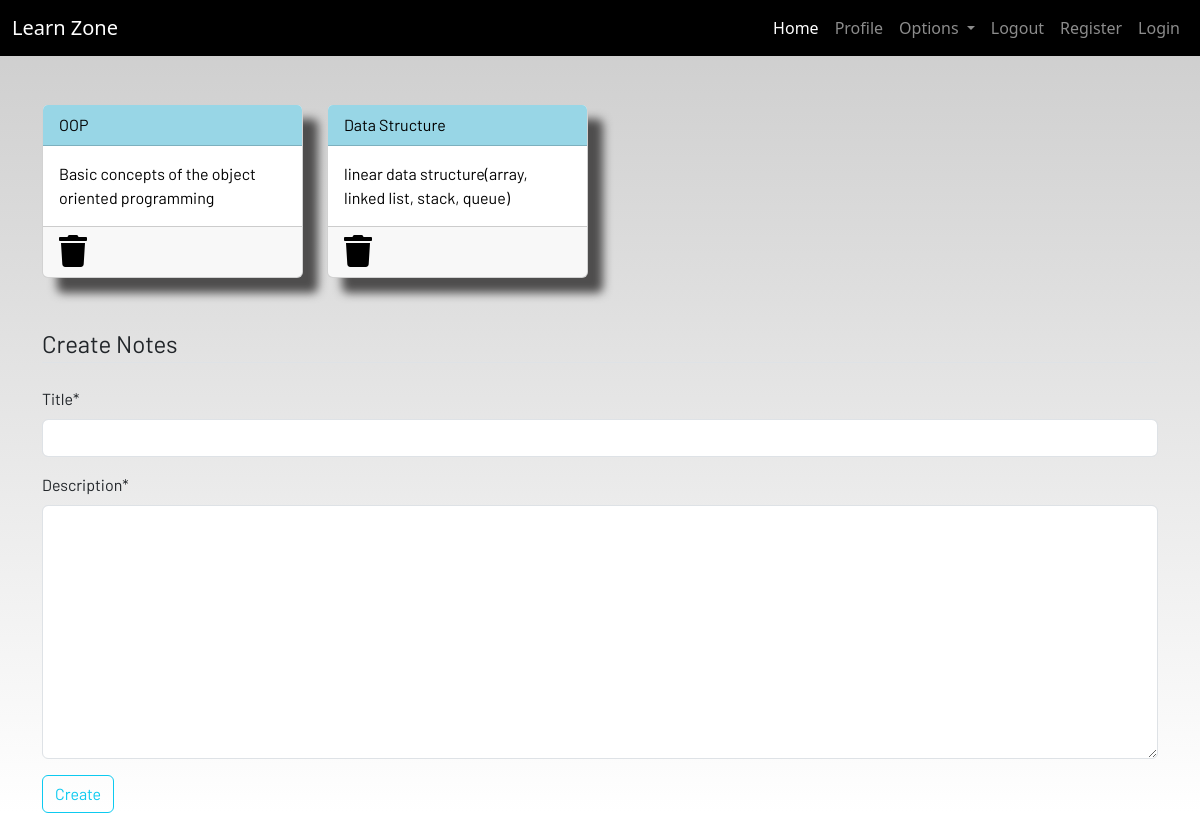
The page /notes (signed in) on the database as committed earlier.
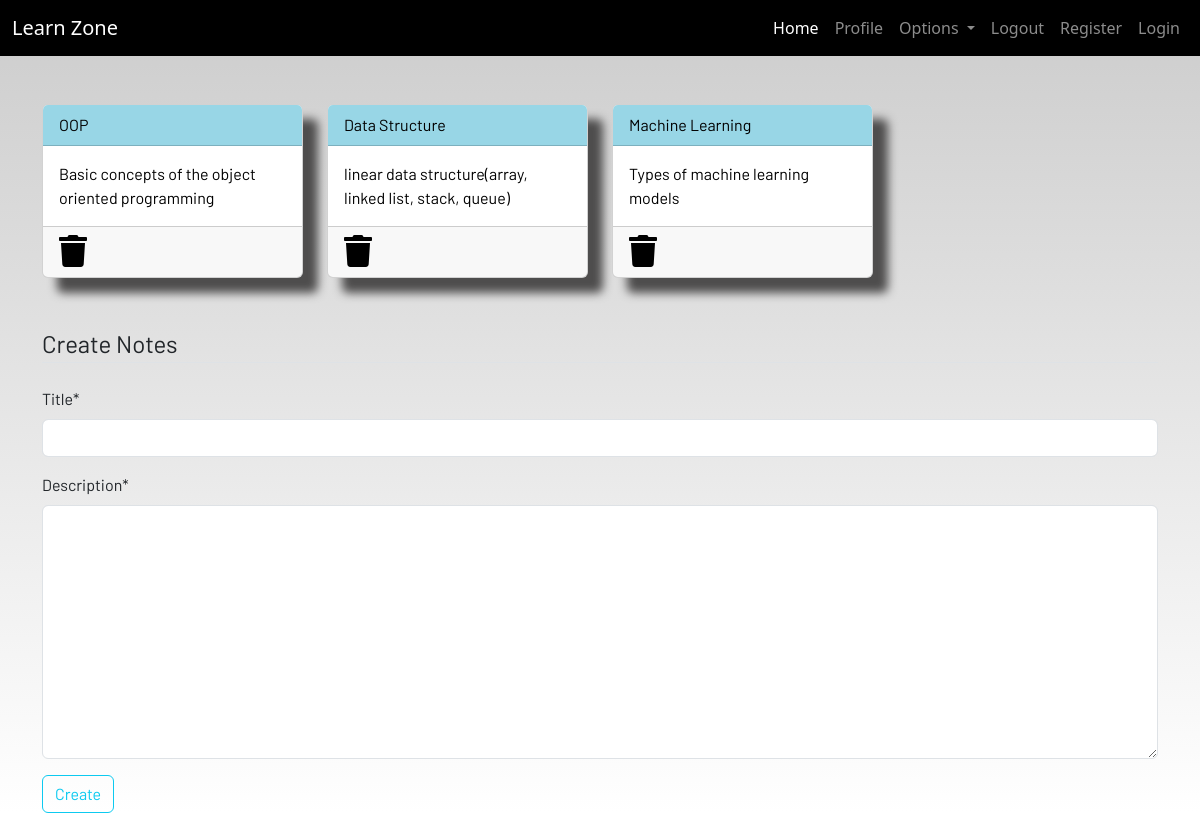
The same page on the database as committed later.
### dashboard/models.py (models this page shows, shortened)
class Notes(models.Model):
    user = models.ForeignKey(User,on_delete=models.CASCADE)
    title = models.CharField(max_length=200)
    description = models.TextField()
    def __str__(self):
            return self.title
    class Meta:
        verbose_name_plural = "notes"

### dashboard/views.py (the view)
# urls.py: path('notes',views.notes,name='notes'),
def notes(request):
    if request.method == 'POST':
        form = NotesFrom(request.POST)
        if form.is_valid():
            notes = Notes(user = request.user,title=request.POST['title'],description=request.POST['description'])
            notes.save()
        messages.success(request, f"Notes added from {request.user.username} successfully")
    else:
        form = NotesFrom()
    notes = Notes.objects.filter(user = request.user)
    context = {'notes':notes, 'form':form}
    return render(request, 'dashboard/notes.html',context)

### dashboard/forms.py
class NotesFrom(forms.ModelForm):
    class Meta:
        model = Notes
        fields = ['title','description']

### dashboard/templates/dashboard/notes.html (shortened to what this page needs)
{% extends 'dashboard/base.html' %}
{% load static %}
{% load crispy_forms_tags %}
{% block content %}
<div class="container">
    <div class="row">
        {% for note in notes %}
        <div class="col-md-3">
            <a href="{% url 'notes-detail' note.id %}">
                <div class="card">
                    <div class="card-header">{{note.title}}</div>
                    <div class="card-body">{{note.description | slice:"0:100"}}</div>
                    <div class="card-footer mt-auto "><a href="{% url 'delete-note' note.id %}">
                        <i class="fa fa-trash fa-2x"></i></a>
                    </div>
                </div>
            </a>
        </div>
        {% endfor %}
        <br><br>
    </div>
</div>
<br><br>
<div class="container">
    <form method="POST">
            <legend class="border-bottom mb-4">Create Notes</legend>
    {{ form|crispy }}
        <div class="form-group">
            <button href="" class="btn btn-outline-info" type="submit">
                Create
            </button>
        </div>
    </form>
</div>
{% endblock content %}

Rows that differ between the two databases and show on the page:
added Notes: title "Machine Learning", description "Types of machine learning models"
